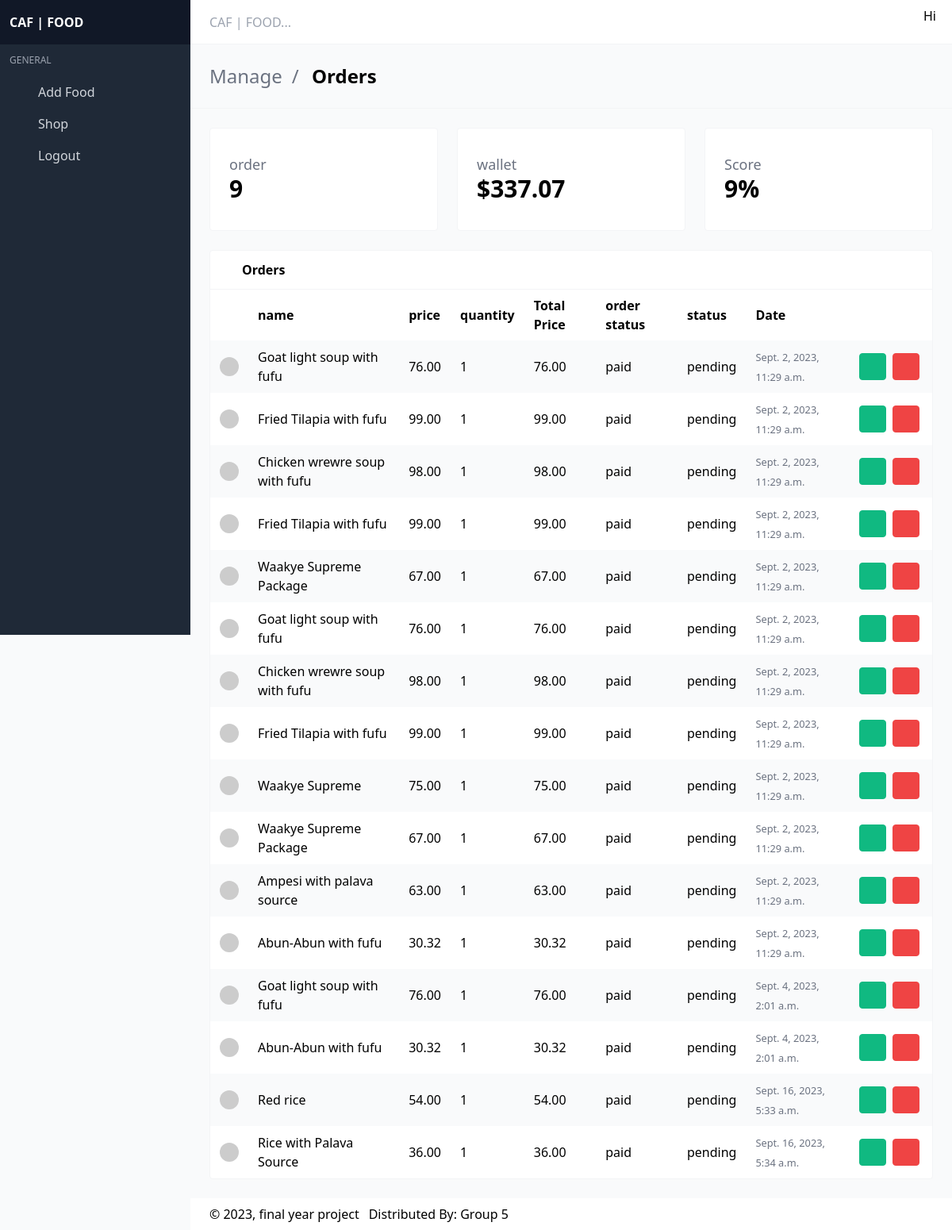
Screenshot of /dashboard/admin/ with the database file from the repository.
### CAFFOOD/models/order_item.py (models this page shows, shortened)
class OrderItem(TimeBaseModel):
    food = models.ForeignKey(Food, on_delete=models.CASCADE)
    order    = models.ForeignKey(Order, on_delete=models.SET_NULL, blank=True, null=True)
    quantity = models.IntegerField(default=0, null=True, blank=True)
    @property
    def get_total(self):
        total = self.food.price * self.quantity
        return total

### CAFFOOD/models/food.py (models this page shows, shortened)
class Food(TimeBaseModel):
    name = models.CharField(max_length=100)
    price = models.DecimalField(max_digits=7, decimal_places=2, null=True, blank=True)
    was_price = models.DecimalField(max_digits=7, decimal_places=2, null=True, blank=True)
    charges = models.DecimalField(max_digits=7, decimal_places=2, null=True, blank=True, default=0)
    image = models.ImageField(null=True, blank=True)
    days = models.ForeignKey(WorkingDays, on_delete=models.CASCADE, null=True, blank=True)
    description = models.CharField(max_length=200, null=True, blank=True)
    time = models.CharField(max_length=200, null=True, blank=True)
    category = models.ForeignKey(Category, on_delete=models.CASCADE, null=True, blank=True)
    menu = models.ForeignKey(Menu, on_delete=models.CASCADE, null=True, blank=True)

### CAFFOOD/models/order.py (models this page shows, shortened)
class Order(TimeBaseModel):
    customer = models.ForeignKey(Customer, on_delete=models.CASCADE)
    received = models.BooleanField(default=False)
    complete = models.BooleanField(default=False)
    item_status = models.CharField(max_length=100, null=True, blank=True, default='not paid')
    order_status = models.CharField(max_length=100, null=True, blank=True, default='pending')
    order_price = models.DecimalField(max_digits=7, decimal_places=2, null=True, blank=True, default=0)
    qr_code = models.ImageField(blank=True, null=True)

### CAFFOOD/views.py (the view)
# urls.py: path('dashboard/admin/', views.admin_dashboard, name='admin-dashboard'),
def admin_dashboard(request):
    orders = Order.objects.filter(complete=True).count()
    order_price = Order.objects.aggregate(total=Coalesce(Sum('order_price'), Value(0, output_field=DecimalField())))
    total_order_price = Decimal(order_price['total']).quantize(Decimal('0.00'))
    order_items = OrderItem.objects.filter(order__complete=True)
    return render(request, 'admin.html', {'orders': orders, 'order_items': order_items, 'total_order_price': total_order_price})

### templates/admin.html (shortened to what this page needs)
{% load static %}
<!DOCTYPE html>
<html lang="en" class="">
<head>
  <link rel="stylesheet" href="{% static 'dash/css/main.css' %}?v=1628755089081">
</head>
<body>
<div id="app">
<nav id="navbar-main" class="navbar is-fixed-top">
  <div class="navbar-brand">
    <div class="navbar-item">
      <div class="control"><input placeholder="CAF | FOOD..." class="input"></div>
    </div>
  </div>
  <div class="navbar-menu" id="navbar-menu">
    <div class="navbar-end">
        <a class="navbar-link">
          <div class="is-user-name"><span>Hi {{request.user.username}}</span></div>
          <span class="icon"></span>
        </a>
      </div>
    </div>
  </div>
<aside class="aside is-placed-left is-expanded">
  <div class="aside-tools">
    <div>
    <b class="font-black">CAF | FOOD</b>
    </div>
  </div>
  <div class="menu is-menu-main">
    <p class="menu-label">General</p>
    <ul class="menu-list">
      <li>
        <a href="##" class="has-icon">
          <span class="icon"></span>
          <span class="menu-item-label">Add Food</span>
        </a>
      </li>
      <li>
        <a href="{% url 'food' %}" class="has-icon">
          <span class="icon"></span>
          <span class="menu-item-label">Shop</span>
        </a>
      </li>
      <li>
        <a href="{% url 'logout' %}" class="has-icon">
          <span class="icon"></span>
          <span class="menu-item-label">Logout</span>
        </a>
      </li>
    </ul>
  </div>
</aside>
<section class="is-title-bar">
  <div class="flex flex-col md:flex-row items-center justify-between space-y-6 md:space-y-0">
    <ul>
      <li>Manage</li>
      <li>Orders</li>
    </ul>
  </div>
</section>
<section class="section main-section">
    <div class="grid gap-6 grid-cols-1 md:grid-cols-3 mb-6">
      <div class="card">
        <div class="card-content">
          <div class="flex items-center justify-between">
            <div class="widget-label">
              <h3>
                order
              </h3>
              <h1>
                {{orders}}
              </h1>
            </div>
            <span class="icon widget-icon text-green-500"></span>
          </div>
        </div>
      </div>
      <div class="card">
        <div class="card-content">
          <div class="flex items-center justify-between">
            <div class="widget-label">
              <h3>
                wallet
              </h3>
              <h1>
                ${{total_order_price}}
              </h1>
            </div>
            <span class="icon widget-icon text-blue-500"></span>
          </div>
        </div>
      </div>
      <div class="card">
        <div class="card-content">
          <div class="flex items-center justify-between">
            <div class="widget-label">
              <h3>
                Score
              </h3>
              <h1>
                {{orders}}%
              </h1>
            </div>
            <span class="icon widget-icon text-red-500"></span>
          </div>
        </div>
      </div>
    </div>
    <div class="card has-table">
      <header class="card-header">
        <p class="card-header-title">
          <span class="icon"></span>
          Orders
        </p>
        <a href="#" class="card-header-icon">
          <span class="icon"></span>
        </a>
      </header>
      <div class="card-content">
        <table>
          <thead>
          <tr>
            <th></th>
            <th>name</th>
            <th>price</th>
            <th>quantity</th>
            <th>Total Price</th>
            <th>order status</th>
            <th>status</th>
            <th>Date</th>
            <th></th>
          </tr>
          </thead>
          <tbody>
          {% for item in order_items %}
          <tr>
            <td class="image-cell">
              <div class="image">
                <img src="https://avatars.dicebear.com/v2/initials/ryley-wuckert.svg" class="rounded-full">
              </div>
            </td>
            <td data-label="Name">{{item.food.name}}</td>
            <td data-label="price">{{item.food.price}}</td>
            <td data-label="quantity">{{item.quantity}}</td>
            <td data-label="total price">{{item.get_total}}</td>
            <td data-label="order status">{{item.order.item_status}}</td>
            <td data-label="Company">{{item.order.order_status}}</td>
            <td data-label="Created">
              <small class="text-gray-500" title="Jun 28, 2021">{{item.created}}</small>
            </td>
            <td class="actions-cell">
              <div class="buttons right nowrap">
                <button class="button small green --jb-modal"  data-target="sample-modal-2" type="button">
                  <span class="icon"> <a href="##" style="padding: 5px;"></a></span>
                </button>
                <button class="button small red --jb-modal" data-target="sample-modal" type="button">
                  <span class="icon"><a href="##" style="padding: 5px;"></a></span>
                </button>
              </div>
            </td>
          </tr>
          {% endfor %}
          </tbody>
        </table>
      </div>
    </div>
  </section>
<footer class="footer">
  <div class="flex flex-col md:flex-row items-center justify-between space-y-3 md:space-y-0">
    <div class="flex items-center justify-start space-x-3">
      <div>
        © 2023, final year project
      </div>
      <div>
        <p>Distributed By: <a href="princeedinorackon@gmail.com" target="_blank">Group 5</a></p>
      </div>
    </div>
</footer>
<link rel="stylesheet" href="{% static 'dash/https://cdn.materialdesignicons.com/4.9.95/css/materialdesignicons.min.css' %}">
</body>
</html>

### rows the page displays
OrderItem: food.name "Goat light soup with fufu", food.price "76.00", quantity "1", get_total "76.00", order.item_status "paid", order.order_status "pending", created "Sept. 2, 2023, 11:29 a.m."
OrderItem: food.name "Fried Tilapia with fufu", food.price "99.00", quantity "1", get_total "99.00", order.item_status "paid", order.order_status "pending", created "Sept. 2, 2023, 11:29 a.m."
OrderItem: food.name "Chicken wrewre soup with fufu", food.price "98.00", quantity "1", get_total "98.00", order.item_status "paid", order.order_status "pending", created "Sept. 2, 2023, 11:29 a.m."
OrderItem: food.name "Fried Tilapia with fufu", food.price "99.00", quantity "1", get_total "99.00", order.item_status "paid", order.order_status "pending", created "Sept. 2, 2023, 11:29 a.m."
OrderItem: food.name "Waakye Supreme Package", food.price "67.00", quantity "1", get_total "67.00", order.item_status "paid", order.order_status "pending", created "Sept. 2, 2023, 11:29 a.m."
OrderItem: food.name "Goat light soup with fufu", food.price "76.00", quantity "1", get_total "76.00", order.item_status "paid", order.order_status "pending", created "Sept. 2, 2023, 11:29 a.m."
OrderItem: food.name "Chicken wrewre soup with fufu", food.price "98.00", quantity "1", get_total "98.00", order.item_status "paid", order.order_status "pending", created "Sept. 2, 2023, 11:29 a.m."
OrderItem: food.name "Fried Tilapia with fufu", food.price "99.00", quantity "1", get_total "99.00", order.item_status "paid", order.order_status "pending", created "Sept. 2, 2023, 11:29 a.m."
OrderItem: food.name "Waakye Supreme", food.price "75.00", quantity "1", get_total "75.00", order.item_status "paid", order.order_status "pending", created "Sept. 2, 2023, 11:29 a.m."
OrderItem: food.name "Waakye Supreme Package", food.price "67.00", quantity "1", get_total "67.00", order.item_status "paid", order.order_status "pending", created "Sept. 2, 2023, 11:29 a.m."
OrderItem: food.name "Ampesi with palava source", food.price "63.00", quantity "1", get_total "63.00", order.item_status "paid", order.order_status "pending", created "Sept. 2, 2023, 11:29 a.m."
OrderItem: food.name "Abun-Abun with fufu", food.price "30.32", quantity "1", get_total "30.32", order.item_status "paid", order.order_status "pending", created "Sept. 2, 2023, 11:29 a.m."
OrderItem: food.name "Goat light soup with fufu", food.price "76.00", quantity "1", get_total "76.00", order.item_status "paid", order.order_status "pending", created "Sept. 4, 2023, 2:01 a.m."
OrderItem: food.name "Abun-Abun with fufu", food.price "30.32", quantity "1", get_total "30.32", order.item_status "paid", order.order_status "pending", created "Sept. 4, 2023, 2:01 a.m."
OrderItem: food.name "Red rice", food.price "54.00", quantity "1", get_total "54.00", order.item_status "paid", order.order_status "pending", created "Sept. 16, 2023, 5:33 a.m."
OrderItem: food.name "Rice with Palava Source", food.price "36.00", quantity "1", get_total "36.00", order.item_status "paid", order.order_status "pending", created "Sept. 16, 2023, 5:34 a.m."

### other values shown
{{ orders }} "9"
{{ total_order_price }} "337.07"
